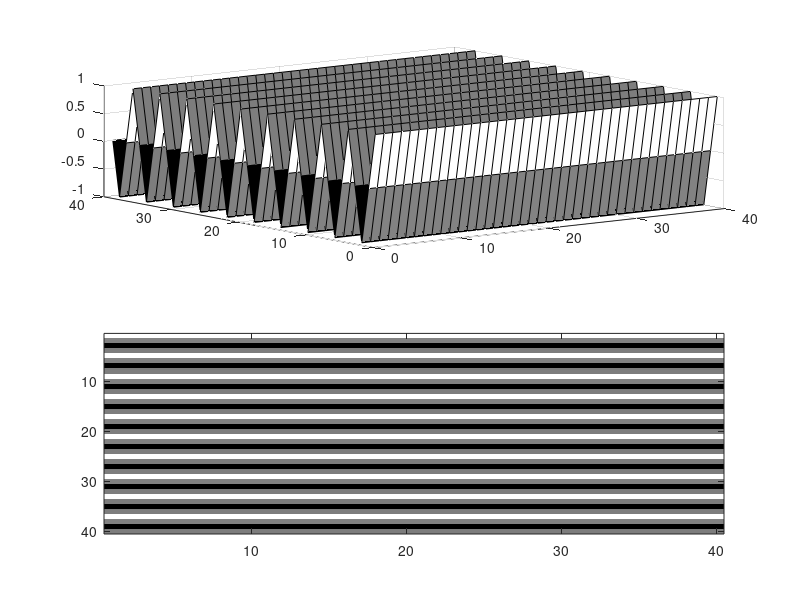
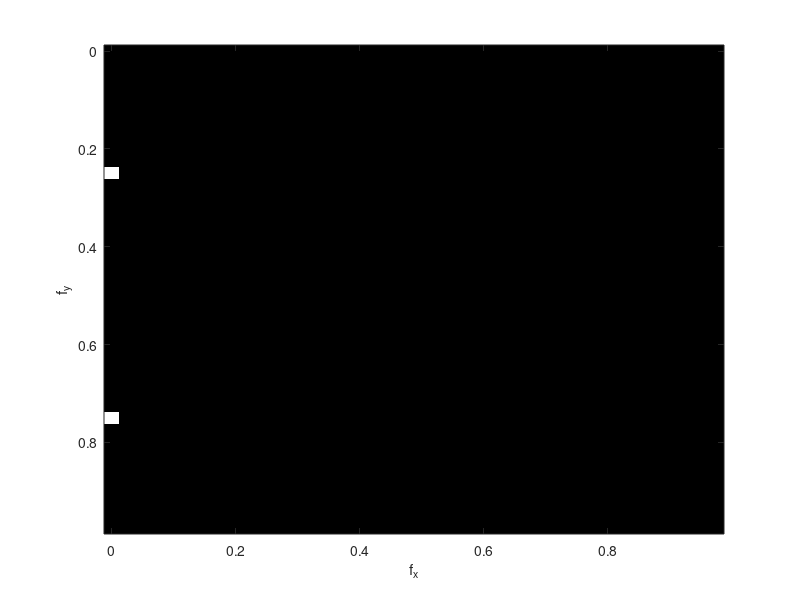
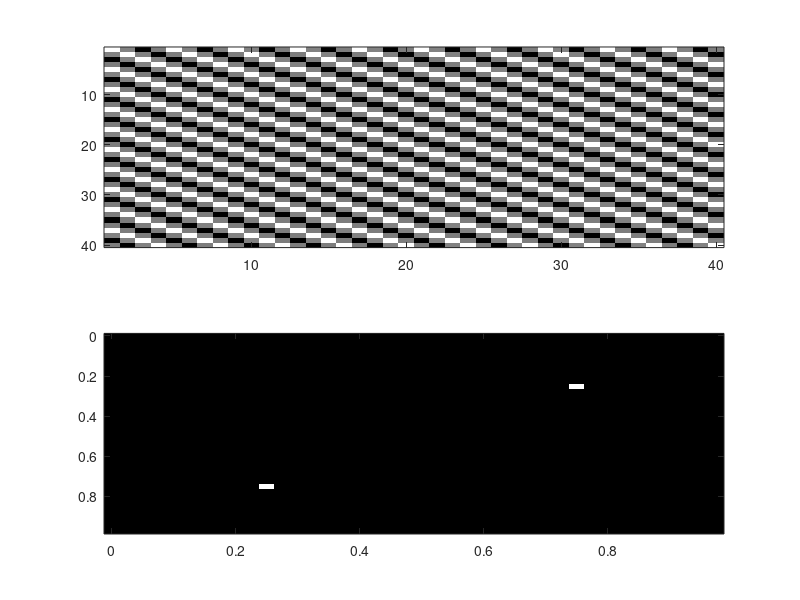
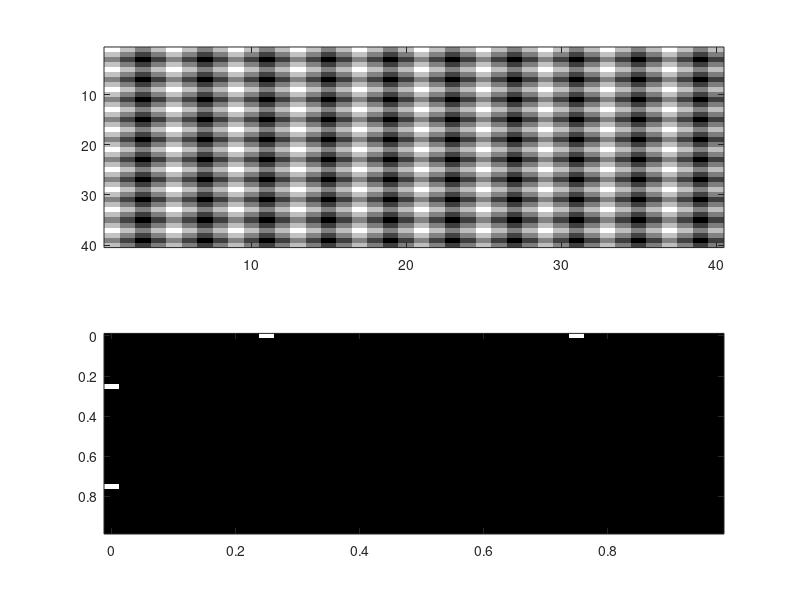

The MATLAB script that drew these images, in order: (Note: this script raises an error after producing the figures.)
%% 7.1
x1 = [1 1 1 1;
      0 0 0 0;
      1 1 1 1;
      0 0 0 0];
x2 = [1 0 1 0;
      1 0 1 0;
      1 0 1 0;
      1 0 1 0];

fft2(x1)
fft2(x2)
%%
x = sin(2*pi*0.25*[1:40])';
X = repmat(x,[1 40]);
figure;
subplot(211);
surf(X);
colormap('gray');
subplot(212);
imagesc(X);
colormap('gray');
%%
[a,b] = size(X);
fx = (0:a-1)/a;
fy = (0:b-1)/b;
figure;
imagesc(fx,fy,abs(fft2(X)));
colormap('gray');
xlabel('f_x');
ylabel('f_y');
%%
T = toeplitz(x);
figure;
subplot(211);
imagesc(T);
colormap('gray');
subplot(212);
imagesc(fx,fy,abs(fft2(T)));
colormap('gray');
%%
figure;
subplot(211);
imagesc(X+X');
colormap('gray');
subplot(212);
imagesc(fx,fy,abs(fft2(X+X')));
colormap('gray');
%%
bild=imread('mars','bmp');
bild=double(bild);
set(0,'DefaultFigureColormap',feval('gray'));
figure;
imagesc(bild);
figure;
surf(abs(fft2(bild)))
%%
bild_mv=filter2(1/9*ones(3),bild);
figure;
imagesc(bild_mv)
figure;
surf(abs(fft2(bild_mv)))
%% 
brusigbild=bild+mean(mean(bild))*0.1*randn(size(bild));
bild_mv=filter2(1/9*ones(3),brusigbild);
%bild_mv2=wiener2(brusigbild, [5 5]);
figure;
imagesc(bild_mv);
figure;
imagesc(brusigbild);
figure;
imagesc(bild);
%%
% Frekvensdom¨an l˚agpassfiltrering med cirkul¨ar mask;
N=length(brusigbild);
[f1,f2]=freqspace(N);
[f1,f2]=meshgrid(f1,f2);
cutoff=.5;
Hlp=zeros(N,N);d=find(sqrt(f1.^2+f2.^2) < cutoff);
Hlp(d)=ones(size(d));
Filtered=fft2(brusigbild).*fftshift(Hlp);
filtered=abs(ifft2(Filtered));
imagesc(filtered)
%Kanske lite tråkigt att höga frekvenser från den riktiga bilden försvinner
%med
%%
h_x=[-1 -2 -1;0 0 0;1 2 1];
h_y=[-1 0 1;-2 0 2;-1 0 1];
filtered_x=filter2(h_x,bild);
filtered_y=filter2(h_y,bild);
filtered=sqrt(filtered_x.^2+filtered_y.^2);
imagesc(filtered)
% Tycker den gör det ganska bra
%%
imagesc(edge(bild))
%%
bild = 10*ones(13);
bild(5:9,5:9) = 200;
imagesc(bild);
%%
% Atm. turb. 5x5
bx=20;
by=20;
K=10;
h_AT=K*exp(-(-2:2).^2./(2*bx^2))'*exp(-(-2:2).^2./(2*by^2));
%%
% Fel. kam. 5x5
ax=0.2;
ay=0.5;
K=10;
h_FK=K*sinc(ax*(-2:2))'*sinc(ay*(-2:2));
%%
% Spatiell filtrering av testbild
filtered_AT=filter2(h_AT,bild);
filtered_FK=filter2(h_FK,bild);
figure;
imagesc(filtered_AT);
figure;
imagesc(filtered_FK);
%%
% Filtrering (i frekvensplanet) av testbild och inversfiltrering
h_AT13=zeros(13);
h_AT13(5:9,5:9)=h_AT; % Lika stort filter
filtered=abs(ifft2(fft2(bild).*fft2(h_AT13)));
invfiltered=abs(ifft2(fft2(filtered)./fft2(h_AT13)));
imagesc(invfiltered);
%%
h_AT13=zeros(13);
h_AT13(5:9,5:9)=h_FK; % Lika stort filter
filtered=abs(ifft2(fft2(bild).*fft2(h_AT13)));
invfiltered=abs(ifft2(fft2(filtered)./fft2(h_AT13)));
imagesc(invfiltered);
%%
clear all
bild=imread('fran','bmp');
bild=double(bild);
%%
bx=20;
by=20;
K=10;
h_AT=K*exp(-(-12.5:1:12.5).^2./(2*bx^2))'*exp(-(-12.5:1:12.5).^2./(2*by^2));
h_AT256=zeros(256);
h_AT256(116:141,116:141)=h_AT;
ax=0.2;
ay=0.2;
K=10;
h_FK=K*sinc(ax*(-12.5:1:12.5))'*sinc(ay*(-12.5:1:12.5));
h_FK256=zeros(256);
h_FK256(116:141,116:141)=h_FK;
filtered=abs(ifft2(fft2(bild).*fft2(h_AT256).*fft2(h_FK256)));
brus=mean(mean(bild))*250000;
brusfiltered=filtered+brus*randn(size(bild));
figure
subplot(131)
imagesc(bild)
colormap('gray')
subplot(132)
imagesc(filtered)
subplot(133)
imagesc(brusfiltered)
% A den blir ju väldigt distorted
%%
Hinv=fft2(h_AT256).*fft2(h_FK256);
invfiltered=abs(ifft2(fft2(brusfiltered).*conj(Hinv)./ ...
                (Hinv.*conj(Hinv)+brus^2./(bild.^2))));
imagesc(invfiltered)
% Ganska långt ifrån fortfarance
%%
bild1=double(imread('m100blurred','bmp'));
bild2=double(imread('m100sharp','bmp'));
bx=2;
by=2;
K=10;
h_AT=K*exp(-(-22.5:1:22.5).^2./(2*bx^2))'*exp(-(-22.5:1:22.5).^2./(2*by^2));
h_AT256=zeros(256);
h_AT256(106:151,106:151)=h_AT;
invfiltered=abs(ifft2(fft2(bild1)./(fft2(h_AT256)+50)));
figure;
subplot(131)
imagesc(bild1);
colormap('gray')
title('Original');
subplot(132)
imagesc(abs(invfiltered))
title('Inverse filtered');
subplot(133)
imagesc(bild2)
% Sfäriska abberationen är inte samma problem som innan?
title('Sharp');